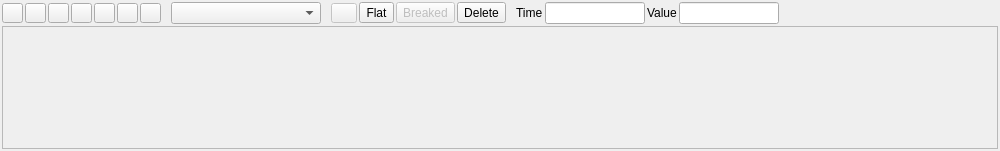
<?xml version="1.0" encoding="UTF-8"?>
<ui version="4.0">
 <class>TimelineEdit</class>
 <widget class="QWidget" name="TimelineEdit">
  <property name="geometry">
   <rect>
    <x>0</x>
    <y>0</y>
    <width>1000</width>
    <height>151</height>
   </rect>
  </property>
  <property name="windowTitle">
   <string>Timeline</string>
  </property>
  <property name="windowIcon">
   <iconset resource="../timeline.qrc">
    <normaloff>:/icons/clocks.png</normaloff>:/icons/clocks.png</iconset>
  </property>
  <layout class="QVBoxLayout" name="verticalLayout">
   <property name="spacing">
    <number>2</number>
   </property>
   <property name="leftMargin">
    <number>2</number>
   </property>
   <property name="topMargin">
    <number>2</number>
   </property>
   <property name="rightMargin">
    <number>2</number>
   </property>
   <property name="bottomMargin">
    <number>2</number>
   </property>
   <item>
    <widget class="QWidget" name="toolBar" native="true">
     <property name="sizePolicy">
      <sizepolicy hsizetype="Preferred" vsizetype="Fixed">
       <horstretch>0</horstretch>
       <verstretch>0</verstretch>
      </sizepolicy>
     </property>
     <layout class="QHBoxLayout" name="topLayout">
      <property name="spacing">
       <number>10</number>
      </property>
      <property name="leftMargin">
       <number>0</number>
      </property>
      <property name="topMargin">
       <number>0</number>
      </property>
      <property name="rightMargin">
       <number>0</number>
      </property>
      <property name="bottomMargin">
       <number>0</number>
      </property>
      <item>
       <layout class="QHBoxLayout" name="playbackLayout">
        <property name="spacing">
         <number>2</number>
        </property>
        <property name="leftMargin">
         <number>0</number>
        </property>
        <item>
         <widget class="QToolButton" name="record">
          <property name="icon">
           <iconset resource="../../../../worldeditor/res/WorldEditor.qrc">
            <normaloff>:/Images/fontawesome/record.png</normaloff>:/Images/fontawesome/record.png</iconset>
          </property>
          <property name="iconSize">
           <size>
            <width>13</width>
            <height>13</height>
           </size>
          </property>
          <property name="checkable">
           <bool>true</bool>
          </property>
         </widget>
        </item>
        <item>
         <widget class="QToolButton" name="begin">
          <property name="icon">
           <iconset resource="../../../../worldeditor/res/WorldEditor.qrc">
            <normaloff>:/Images/fontawesome/fast-backward.png</normaloff>:/Images/fontawesome/fast-backward.png</iconset>
          </property>
          <property name="iconSize">
           <size>
            <width>13</width>
            <height>13</height>
           </size>
          </property>
         </widget>
        </item>
        <item>
         <widget class="QToolButton" name="previous">
          <property name="icon">
           <iconset resource="../../../../worldeditor/res/WorldEditor.qrc">
            <normaloff>:/Images/fontawesome/back.png</normaloff>:/Images/fontawesome/back.png</iconset>
          </property>
          <property name="iconSize">
           <size>
            <width>13</width>
            <height>13</height>
           </size>
          </property>
         </widget>
        </item>
        <item>
         <widget class="QToolButton" name="play">
          <property name="icon">
           <iconset resource="../../../../worldeditor/res/WorldEditor.qrc">
            <normaloff>:/Images/fontawesome/play.png</normaloff>:/Images/fontawesome/play.png</iconset>
          </property>
          <property name="iconSize">
           <size>
            <width>13</width>
            <height>13</height>
           </size>
          </property>
          <property name="checkable">
           <bool>true</bool>
          </property>
         </widget>
        </item>
        <item>
         <widget class="QToolButton" name="pause">
          <property name="icon">
           <iconset resource="../../../../worldeditor/res/WorldEditor.qrc">
            <normaloff>:/Images/fontawesome/pause.png</normaloff>:/Images/fontawesome/pause.png</iconset>
          </property>
          <property name="iconSize">
           <size>
            <width>13</width>
            <height>13</height>
           </size>
          </property>
         </widget>
        </item>
        <item>
         <widget class="QToolButton" name="next">
          <property name="icon">
           <iconset resource="../../../../worldeditor/res/WorldEditor.qrc">
            <normaloff>:/Images/fontawesome/next.png</normaloff>:/Images/fontawesome/next.png</iconset>
          </property>
          <property name="iconSize">
           <size>
            <width>13</width>
            <height>13</height>
           </size>
          </property>
         </widget>
        </item>
        <item>
         <widget class="QToolButton" name="end">
          <property name="icon">
           <iconset resource="../../../../worldeditor/res/WorldEditor.qrc">
            <normaloff>:/Images/fontawesome/fast-forward.png</normaloff>:/Images/fontawesome/fast-forward.png</iconset>
          </property>
          <property name="iconSize">
           <size>
            <width>13</width>
            <height>13</height>
           </size>
          </property>
         </widget>
        </item>
       </layout>
      </item>
      <item>
       <widget class="QComboBox" name="clipBox">
        <property name="minimumSize">
         <size>
          <width>150</width>
          <height>0</height>
         </size>
        </property>
       </widget>
      </item>
      <item>
       <layout class="QHBoxLayout" name="actionsLayout">
        <property name="spacing">
         <number>2</number>
        </property>
        <item>
         <widget class="QToolButton" name="splineMode">
          <property name="enabled">
           <bool>false</bool>
          </property>
          <property name="icon">
           <iconset resource="../../../../worldeditor/res/WorldEditor.qrc">
            <normaloff>:/Images/fontawesome/curve.png</normaloff>:/Images/fontawesome/curve.png</iconset>
          </property>
          <property name="iconSize">
           <size>
            <width>18</width>
            <height>13</height>
           </size>
          </property>
          <property name="checkable">
           <bool>true</bool>
          </property>
         </widget>
        </item>
        <item>
         <widget class="QToolButton" name="flatKey">
          <property name="text">
           <string>Flat</string>
          </property>
         </widget>
        </item>
        <item>
         <widget class="QToolButton" name="breakKey">
          <property name="enabled">
           <bool>false</bool>
          </property>
          <property name="text">
           <string>Breaked</string>
          </property>
          <property name="checkable">
           <bool>true</bool>
          </property>
         </widget>
        </item>
        <item>
         <widget class="QToolButton" name="deleteKey">
          <property name="text">
           <string>Delete</string>
          </property>
         </widget>
        </item>
       </layout>
      </item>
      <item>
       <layout class="QHBoxLayout" name="horizontalLayout_4">
        <property name="spacing">
         <number>2</number>
        </property>
        <property name="leftMargin">
         <number>0</number>
        </property>
        <item>
         <widget class="QLabel" name="time">
          <property name="layoutDirection">
           <enum>Qt::LeftToRight</enum>
          </property>
          <property name="text">
           <string>Time</string>
          </property>
         </widget>
        </item>
        <item>
         <widget class="QLineEdit" name="timeEdit">
          <property name="maximumSize">
           <size>
            <width>100</width>
            <height>16777215</height>
           </size>
          </property>
         </widget>
        </item>
        <item>
         <widget class="QLabel" name="value">
          <property name="text">
           <string>Value</string>
          </property>
         </widget>
        </item>
        <item>
         <widget class="QLineEdit" name="valueEdit">
          <property name="maximumSize">
           <size>
            <width>100</width>
            <height>16777215</height>
           </size>
          </property>
         </widget>
        </item>
        <item>
         <spacer name="horizontalSpacer_2">
          <property name="orientation">
           <enum>Qt::Horizontal</enum>
          </property>
          <property name="sizeHint" stdset="0">
           <size>
            <width>40</width>
            <height>20</height>
           </size>
          </property>
         </spacer>
        </item>
       </layout>
      </item>
     </layout>
    </widget>
   </item>
   <item>
    <widget class="KeyFrameEditor" name="widget">
     <property name="minimumSize">
      <size>
       <width>0</width>
       <height>50</height>
      </size>
     </property>
    </widget>
   </item>
  </layout>
 </widget>
 <customwidgets>
  <customwidget>
   <class>KeyFrameEditor</class>
   <extends>QScrollArea</extends>
   <header>keyframeeditor.h</header>
   <container>1</container>
  </customwidget>
 </customwidgets>
 <resources>
  <include location="../../../../worldeditor/res/WorldEditor.qrc"/>
  <include location="../timeline.qrc"/>
 </resources>
 <connections/>
</ui>
